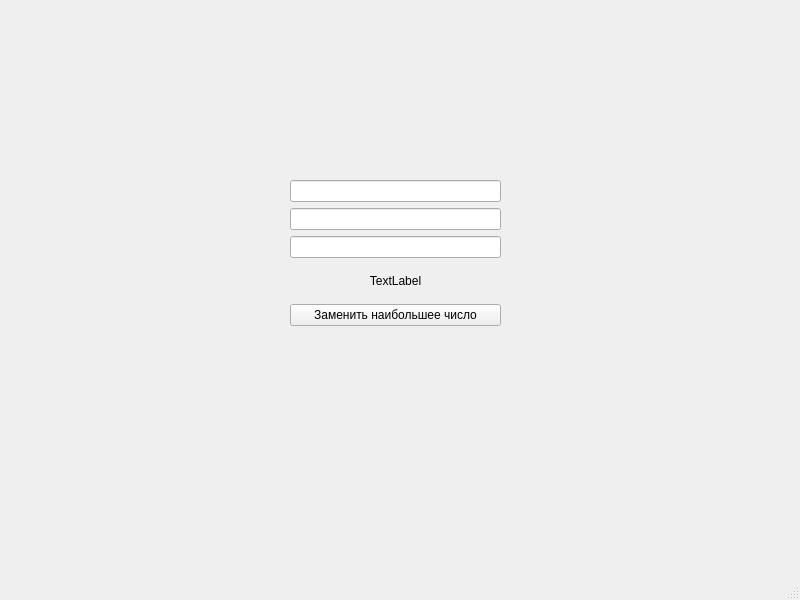
<?xml version="1.0" encoding="UTF-8"?>
<ui version="4.0">
 <class>MainWindow</class>
 <widget class="QMainWindow" name="MainWindow">
  <property name="geometry">
   <rect>
    <x>0</x>
    <y>0</y>
    <width>800</width>
    <height>600</height>
   </rect>
  </property>
  <property name="windowTitle">
   <string>MainWindow</string>
  </property>
  <widget class="QWidget" name="centralwidget">
   <widget class="QWidget" name="layoutWidget">
    <property name="geometry">
     <rect>
      <x>290</x>
      <y>180</y>
      <width>211</width>
      <height>146</height>
     </rect>
    </property>
    <layout class="QVBoxLayout" name="verticalLayout">
     <item>
      <widget class="QLineEdit" name="lineEditX"/>
     </item>
     <item>
      <widget class="QLineEdit" name="lineEditY"/>
     </item>
     <item>
      <widget class="QLineEdit" name="lineEditZ"/>
     </item>
     <item>
      <widget class="QLabel" name="resultLabel">
       <property name="text">
        <string>TextLabel</string>
       </property>
       <property name="alignment">
        <set>Qt::AlignmentFlag::AlignCenter</set>
       </property>
      </widget>
     </item>
     <item>
      <widget class="QPushButton" name="replaceButton">
       <property name="text">
        <string>Заменить наибольшее число</string>
       </property>
      </widget>
     </item>
    </layout>
   </widget>
  </widget>
  <widget class="QMenuBar" name="menubar">
   <property name="geometry">
    <rect>
     <x>0</x>
     <y>0</y>
     <width>800</width>
     <height>22</height>
    </rect>
   </property>
  </widget>
  <widget class="QStatusBar" name="statusbar"/>
 </widget>
 <resources/>
 <connections/>
</ui>
